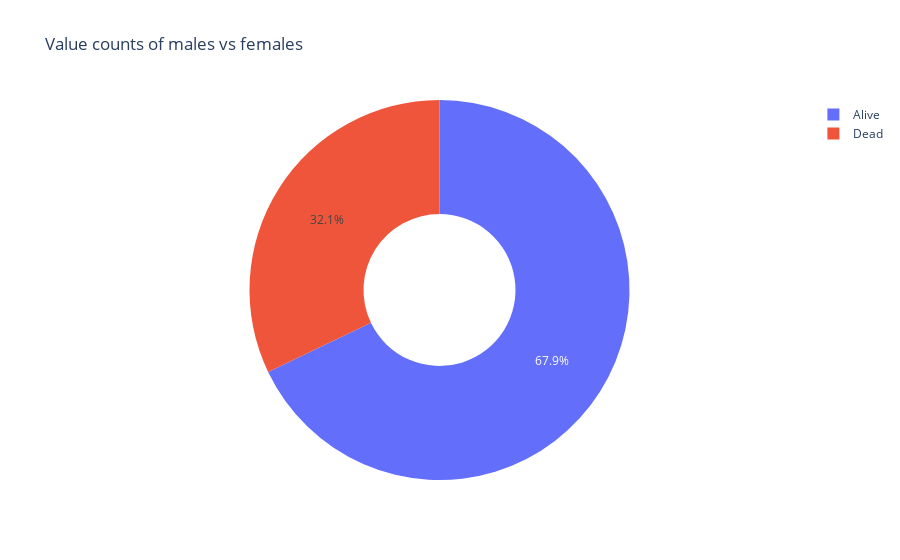

The notebook cell saved with this chart:
### Code cell
labels = ['Dead', 'Alive']
values = [len(data[data['DEATH_EVENT'] == 1]), len(data[data['DEATH_EVENT'] == 0])]
fig = go.Figure(data=[go.Pie(labels=labels, values=values, hole=.4)])
fig.update_layout(title_text = 'Value counts of males vs females')
fig.show()

### Figure 1 — Plotly figure (JSON) as saved in the notebook; plotly's stock layout.template omitted (floating-point values rounded to 4 significant figures)
{"data": [{"hole": 0.4, "labels": ["Dead", "Alive"], "type": "pie", "values": [96, 203]}], "layout": {"title": {"text": "Value counts of males vs females"}}}
